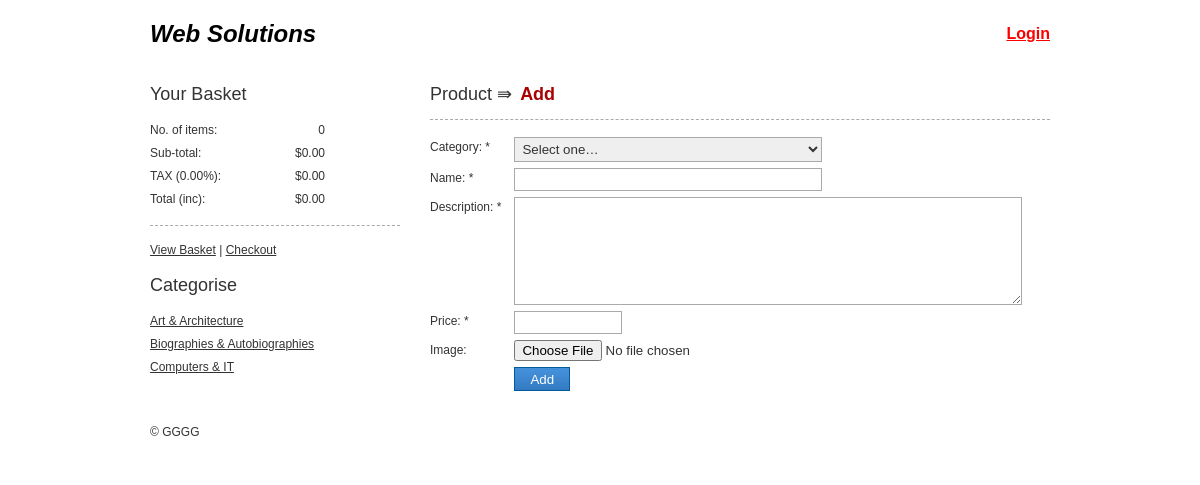
Page /admin/pages/products/add.php on the committed database.
### tables this page shows
CREATE TABLE `business` (
  `id` int(11) NOT NULL,
  `name` varchar(150) NOT NULL,
  `address` text NOT NULL,
  `telephone` varchar(100) NOT NULL,
  `email` varchar(200) NOT NULL,
  `website` varchar(200) NOT NULL,
  `vat_rate` decimal(5,2) NOT NULL,
  `logocompany` varchar(50) NOT NULL
);

CREATE TABLE `categories` (
  `id` int(11) NOT NULL,
  `parent` int(11) NOT NULL DEFAULT '0',
  `name` varchar(150) NOT NULL,
  `parentPath` varchar(255) NOT NULL DEFAULT '0',
  `imageCategorie` varchar(50) DEFAULT NULL
);

### classes/Dbase.php (called while the page is built, shortened)
<?php
class Dbase{
		private static $_instance = null;
		private $_host = "localhost",
				$_user = "Qecommerce",
				$_password = "5sPy3*p",
				$_name = "qecommerce",
				$_results = null,
				$_count = null,
				$_query = null,
				$_conndb = false;
			private function __construct(){
			    try{
					$this->_conndb = new PDO('mysql:host='.$this->_host.';dbname='.$this->_name,$this->_user,$this->_password);
				}catch(PDOException $e){
					$message  = "<h1 style=\"font-size:350%;color:red;text-align:center;padding-top:5%;\">The database of website temporarily is not available...</h1>";
					die($message);
				}
			}
			public static function getInstance(){
				if(!isset(self::$_instance)){
					self::$_instance = new Dbase();
				}
				return self::$_instance;
			}
			public function query($sql,$params = array()){
				$this->_error = false;
				if($this->_query = $this->_conndb->prepare($sql)){
					if($this->_query->execute()){
						$this->_results = $this->_query->fetchAll(PDO::FETCH_OBJ);
						$this->_count = $this->_query->rowCount();
					}else{
						print_r($this->_query->errorInfo());
						$message  = "<h1 style=\"font-size:350%;color:red;text-align:center;padding-top:5%;\">Website temporarily not available.</h1>";
						die($message);
					}
				}
				return $this;
			}
			public function results(){
				if($this->count_() != 0)
					return $this->_results;
				else
					return null;
			}
			public function first(){
			if($this->count_() != 0){
					return $this->results()[0];
			}else{
					return null;
			}}
			public function count_(){
				return $this->_count;
			}
}
?>

### classes/Application.php (called while the page is built, shortened)
<?php
class Application{
	public function __construct(){
		$this->db = Dbase::getInstance();
	}
}
?>

### classes/Business.php (called while the page is built, shortened)
<?php
final class Business extends Application{
	private $_table = 'business';
	public function getBusiness(){
		$sql ="SELECT* FROM `{$this->_table}` WHERE `id` = 1";
			if(!$this->db->query($sql)->_error){
				return  $this->db->first();
			}else{
				die("Something wrong!");
			}
	}
	public function getVatRate(){
		$business = $this->getBusiness();
		return $business->vat_rate;
	}
}
?>

### classes/Login.php (called while the page is built, shortened)
<?php
class Login{
	public static function isLogged($case = null){
		return false;
	}
}
?>

### classes/Basket.php (called while the page is built, shortened)
<?php
class Basket{
	public $_inst_catalogue,
		   $_empty_basket,
		   $_vat_rate,
		   $_number_of_items,
		   $_sub_total,
		   $_vat,
		   $_total;
	public function __construct(){
			$this->_empty_basket = empty($_SESSION['basket'])? true: false;
			$objBusiness = new Business();
			$this->_vat_rate = $objBusiness->getVatRate();
	}
	public function noItems(){
		$val = 0;
		$this->_number_of_items = $val;
	}
	public function subtotal(){
		$val = 0;
		$this->_sub_total = round($val,2);
	}
	public function vat(){
		$val = 0;
		$this->_vat = round($val,2);
	}
	public function total(){
		$this->_total = round(($this->_sub_total + $this->_vat), 2);
	}
}
?>

### classes/Catalogue.php (called while the page is built, shortened)
<?php
final class Catalogue extends Application{
	private $_table = 'categories',
			$_table_2 = 'products',
			$_category = array('categories' => array(),'parent_cats' => array());
	public function getCategories(){
		$sql ="SELECT* FROM `{$this->_table}` ORDER BY `name` ASC";
			if(!$this->db->query($sql)->_error){
				return  $this->db->results();
			}else{
				die("Something wrong!");
			}
	}
}
?>

### classes/Url.php (called while the page is built, shortened)
<?php
class Url{
	public static function getParam($par){
		return isset($_GET[$par]) && $_GET[$par] != ""?
				$_GET[$par]:null;
	}
}
?>

### classes/Helper.php (called while the page is built, shortened)
<?php
class Helper {
	public static function getActive($page = null) {
		if(!empty($page)) {
			if(is_array($page)) {
				$error = array();
				foreach($page as $key => $value) {
					if(Url::getParam($key) != $value) {
						array_push($error, $key);
					}
				}
				return empty($error) ? " class=\"act\" " : null;
			}
		}
		return $page == Url::cPage() ? " class=\"act\"" : null;
	}
	public static function encodeHTML($string, $case = 2) {
		switch($case) {
			case 2:
			$pattern = '<([a-zA-Z0-9\.\, "\'_\/\-\+~=;:\(\)?&#%![\]@]+)>';
			$textMatches = preg_split('/' . $pattern . '/', $string);
			$textSanitised = array();
			foreach($textMatches as $key => $value) {
				$textSanitised[$key] = htmlentities(html_entity_decode($value, ENT_QUOTES, 'UTF-8'), ENT_QUOTES, 'UTF-8');
			}
			foreach($textMatches as $key => $value) {
				$string = str_replace($value, $textSanitised[$key], $string);
			}
			return $string;
			break;
		}
	}
}

### classes/Form.php (called while the page is built, shortened)
<?php
 class Form{
	 public function isPost($field = null) {
		if (!empty($field)) {
			return false;
		} else {
			if (!empty($_POST)) {
				return true;
			}
			return false;
		}
	}
	 public function stickyText($field, $value = null){
		if($this->isPost($field)){
			return stripslashes($this->getPost($field));
		}else{
				return !empty($value)?$value:null;
		}
	 }
 }
?>

### admin/pages/products/add.php (the view, shortened to what this page needs)
<?php
$objForm = new Form();
require_once('template/_header.php');
?>
<h1>Product &#8667; <span class="marker">Add</span></h1>
<form action="" method="post" enctype="multipart/form-data">
	<table cellpadding="0" cellspacing="0" border="0" class="tbl_insert">
		<tr>
			<th><label for="category">Category: *</label></th>
			<td>
				<select name="category" id="category" class="sel">
					<option value="">Select one&hellip;</option>
				</select>
			</td>
		</tr>
		<tr>
			<th><label for="name">Name: *</label></th>
			<td>
				<input type="text" name="name" id="name" value="<?php echo $objForm->stickyText('name');?>" class="fld">
			</td>
		</tr>
		<tr>
			<th><label for="description">Description: *</label></th>
			<td>
				<textarea name="description" id="description" cols="" rows="" class="tar_fixed"><?php echo $objForm->stickyText('description');?></textarea>
			</td>
		</tr>
		<tr>
			<th><label for="price">Price: *</label></th>
			<td>
				<input type="text" name="price" id="price" value="<?php echo $objForm->stickyText('Price');?>" class="fld_price">
			</td>
		</tr>
		<tr>
			<th><label for="image">Image:</label></th>
			<td>
				<input type="file" name="image" id="image" size="30" />
			</td>
		</tr>
		<tr>
			<th>&nbsp;</th>
			<td>
				<label for="btn" class="sbm sbm_blue fl_l">
					<input type="submit" id="btn" class="btn" value="Add">
				</label>
			</td>
		</tr>
	</table>
</form>
<?php require_once('template/_footer.php'); ?>

### template/_header.php (shortened to what this page needs)
<?php
$objCataogue = new Catalogue();
$cats = $objCataogue->getCategories();
$objBusiness = new Business();
$business = $objBusiness->getBusiness();
?>
<!DOCTYPE html PUBLIC "-//W3C//DTD XHTML 1.0 Transitional//EN"
"httpo://www.w3.org/TR/xhtml1/DTD/xhtml1-transitional.dtd">
<html xmlns="http://www.w3.org/1999/xhtml">
<head>
<link href="css\core.css" rel="stylesheet" type="text/css" />
<link href="css\slideShow.css" rel="stylesheet" type="text/css" />
</head>
<body>
<div id="header">
	<div id="header_in">
		<h5><a href="."><?php echo $business->name; ?></a></h5>
		<?php
			if(Login::isLogged(Login::$_login_front)){
					echo '<div id="logged_as">Logged in as: <strong>';
					echo Login::getFullNameFront(Session::getSession(Login::$_login_front));
					echo '<strong> | <a href="?page=orders">My orders</a>';
					echo ' | <a href="?page=logout">Logout</a></div>';
			}else{
					echo '<div id="logged_as"><a href="?page=login">Login</a></div>';
			}
		?>
	</div>
</div>
<div id="outer">
	<div id="wrapper">
		<div id="left">
		<?php require_once('basket_left.php'); ?>
		<?php if($cats != null){?>
			<h2>Categorise</h2>
			<ul id="navigation">
			<?php
				foreach($cats as $cat){
					echo "<li><a href=\"?page=catalogue&amp;category=". $cat->id ."\"";
					echo Helper::getActive(array('category'=>$cat->id));
					echo ">";
					echo Helper::encodeHtml($cat->name);
					echo "</a></li>";
				}
			?>
			</ul>
		<?php } ?>
		</div>
		<div id="right">

### mod/basket_left.php
<?php $objBasket = new Basket();?>
<h2>Your Basket</h2>
<dl id="basket_left">
	<dt>No. of items:</dt>
	<dd class="bl_ti"><span><?php echo $objBasket->_number_of_items; ?></span></dd>
	<dt>Sub-total:</dt>
	<dd class="bl_st">&dollar;<span><?php echo number_format($objBasket->_sub_total, 2); ?></span></dd>
	<dt>TAX (<span><?php echo $objBasket->_vat_rate; ?></span>%):</dt>
	<dd class="bl_vat">&dollar;<span><?php echo number_format($objBasket->_vat, 2); ?></span></dd>
	<dt>Total (inc):</dt>
	<dd class="bl_total">&dollar;<span><?php echo number_format($objBasket->_total, 2); ?></span></dd>
</dl>
<div class="dev br_td upBorder">&#160;</div>
<p><a href="?page=basket">View Basket</a> <span>|</span> <a href="?page=checkout">Checkout</a></p>

### admin/css/core.css (style rules this page uses)
* { border:none;outline:none;font-weight:100;color:#333;margin:0;padding:0 }
body { text-align:center;font-family:Arial, Verdana, Sans-serif;font-size:12px;line-height:21px }
h1,h2,h3,h4,h5,p { padding-bottom:14px }
h1 { border-bottom:dashed 1px #aaa;margin-bottom:14px }
h1,h2 { font-size:18px }
#header { height:70px }
#header,#outer,#footer,.cl,.dev,#basket_left,.tbl_repeat { width:100%;clear:both }
#header_in { position:relative }
#outer { background:#fff }
#wrapper,#header_in,#footer_in { width:900px;text-align:left;margin:0 auto }
#header_in h5,#header_in h5 a { text-decoration:none;color:#000;font-size:24px;font-weight:700; }
#header_in h5 { position:absolute;top:23px;left:0;font-style:italic; }
#logged_as { position:absolute;top:23px;right:0; }
#logged_as a { color:#f00;font-weight:700;font-size:16px; }
#wrapper,#footer { padding:14px 0 }
#left { width:250px }
#right { padding-left:30px;width:620px }
#navigation,#basket_left { list-style:none;margin-bottom:14px }
#navigation,#navigation li,#navigation li a { float:left;width:250px }
.cl,.dev { height:0;font-size:0;line-height:0 }
.dev { height:14px }
.br_td { border-top:dashed 1px #aaa }
#basket_left dt { clear:left;width:40% }
#basket_left dd { text-align:right;width:30% }
th,td { text-align:left;vertical-align:top }
.tbl_insert th { padding:3px 10px 3px 0 }
.fld,.fld_qty,.fld_price,.sel,.tar,.tar_fixed { border:solid 1px #aaa }
.sel { width:308px }
.fld { width:300px }
.fld_price { width:100px }
.tar_fixed { width:500px;height:100px }
.sbm,.btn { height:22px;text-align:center;cursor:pointer;display:block }
.sbm_blue { background:url(../images/sprite.png) repeat-x 0 0;border:solid 1px #005b9a }
.btn { color:#fff;text-decoration:none;background:transparent;border:none;padding:0 15px }
#header,#outer,#left,#right,#footer,.cl,.dev,#basket_left,#basket_left dd,#basket_left dt,.catalogue_wrapper,.catalogue_wrapper_left,.catalogue_wrapper_right,.lft,.rgt,.fl_l { float:left }
#navigation li a,#basket_left dt,#basket_left dd { padding:1px 0 }
.catalogue_wrapper img,.tbl_repeat,.tbl_insert { margin-bottom:14px }
.tbl_insert td,.fld,.fld_price,.sel,.tar,.tar_fixed { padding:3px }
.marker { color: #a00; padding: 3px; font-weight: 700; }

### rows in the picture
business: name "Web Solutions", vat_rate "0.00"
categories: name "Art & Architecture"
categories: name "Biographies & Autobiographies"
categories: name "Computers & IT"

### other values in the picture
$objBasket->_number_of_items "0"
$objBasket->_sub_total "0.00"
$objBasket->_vat "0.00"
$objBasket->_total "0.00"
